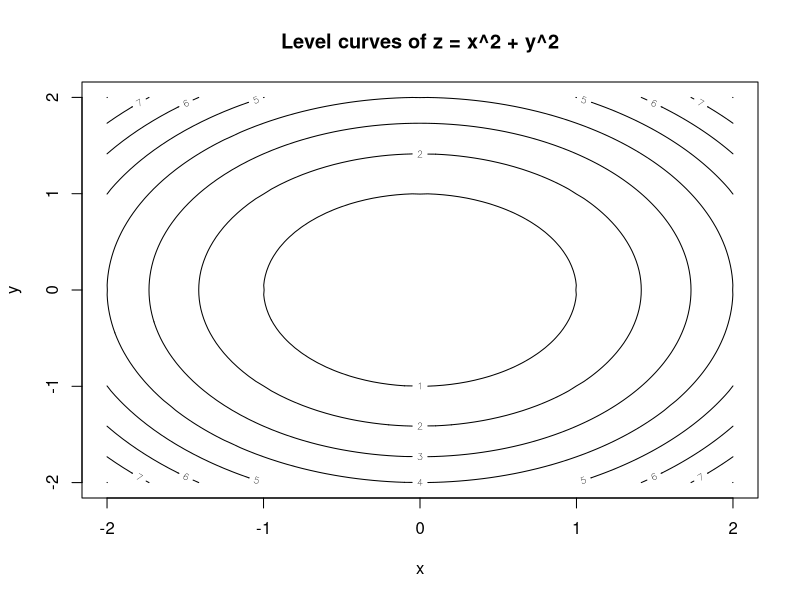
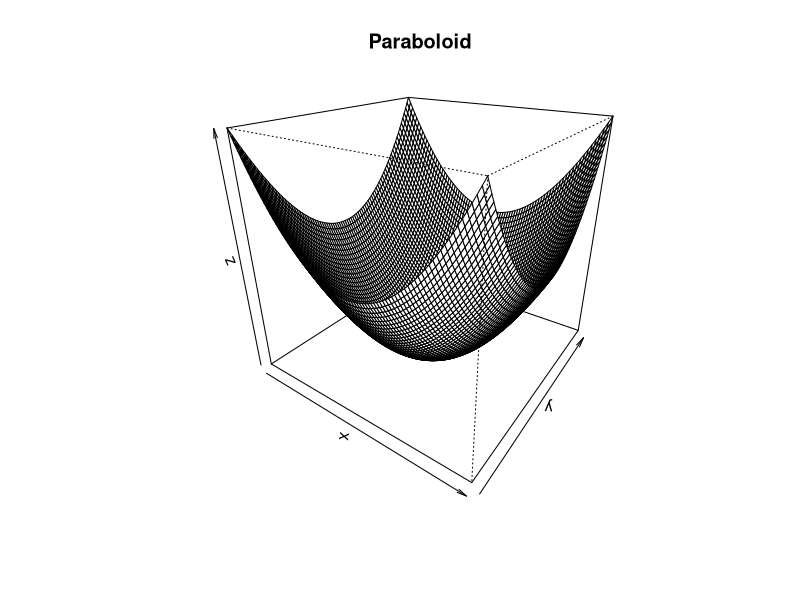

Here is the R script that generated these plots, in order:
x <- seq(-2, 2, length.out = 81)
y <- seq(-2, 2, length.out = 81)
z <- outer(x, y, function(a, b) a^2 + b^2)
contour(x, y, z, xlab = "x", ylab = "y",
        main = "Level curves of z = x^2 + y^2")
persp(x, y, z, theta = 35, phi = 25,
      xlab = "x", ylab = "y", zlab = "z",
      main = "Paraboloid")
